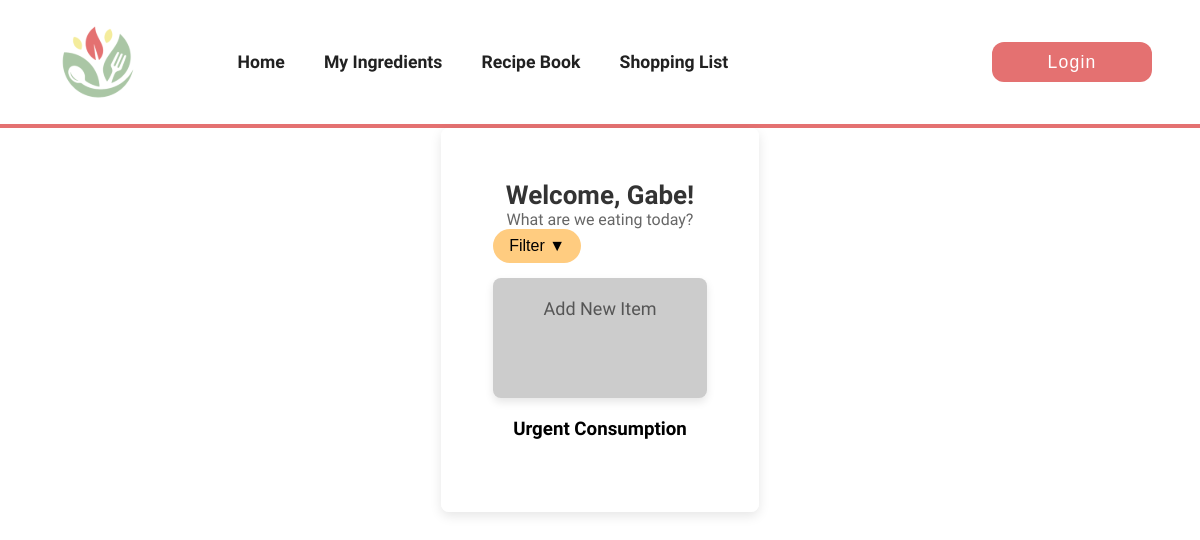
Before: /ingredient/ with the older database file.
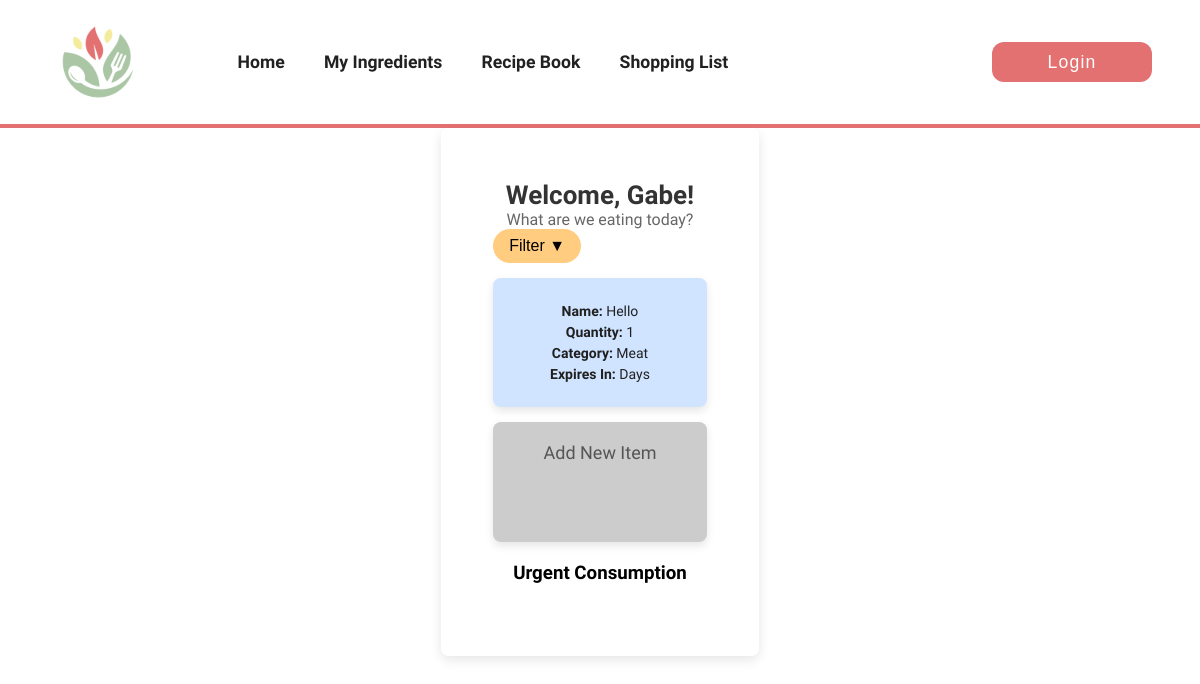
After: the same page with the newer database file.
### apps/ingredient/models.py (models this page shows, shortened)
class Ingredient(models.Model):
    ingredient_id = models.AutoField(primary_key=True)
    name = models.CharField(max_length=100)
    quantity = models.IntegerField(default=1)  # Add this field for quantity
    category = models.CharField(max_length=100)
    image = models.ImageField(upload_to='ingredient/', null=True, blank=True)
    date_purchased = models.DateField(null=True, blank=True)  # Add this field for the purchase date
    expiry_date = models.DateField(null=True, blank=True)     # Add this field for expiry date

### apps/ingredient/views.py (the view)
# urls.py: path('', IngredientListView.as_view(), name='ingredient-list'),
class IngredientListView(ListView):
    model = Ingredient
    template_name = 'ingredient_list.html'
    context_object_name = 'ingredients'

### apps/ingredient/templates/ingredient_list.html (shortened to what this page needs)
{% extends "base.html" %}
{% block content %}
<div class="container">
    <h2>Welcome, Gabe!</h2>
    <p>What are we eating today?</p>
    <button class="btn-filter" onclick="filterCategory()">Filter ▼</button>
    <div class="inventory-grid">
        {% for ingredient in ingredients %}
        <div class="inventory-item">
            <p><b>Name:</b> {{ ingredient.name }}</p>
            <p><b>Quantity:</b> {{ ingredient.quantity }}</p>
            <p><b>Category:</b> {{ ingredient.category }}</p>
            <p><b>Expires In:</b> {{ ingredient.days_until_expiry }} Days</p>
        </div>
        {% endfor %}
        <div class="add-item">
            <a href="/ingredient/new/">Add New Item</a>
        </div>
    </div>
    <div class ="title"><h3>Urgent Consumption</h3></div>
</div>
{% endblock %}

### foodguard/templates/base.html (shortened to what this page needs)
{% load static %}
<!DOCTYPE html>
<html lang="en">
  <head>
    <link rel="stylesheet" href="{% static 'css/style.css' %}" />
  </head>
  <body class="raleway">
    {% block navbar %}
    <header>
      <nav class="navbar">
        <div>
          <img
            id="navbar-logo"
            src="{% static 'img/logo.svg' %}"
            alt="Foodguard Logo"
          />
          <ul class="raleway-600">
            <li><a href="/">Home</a></li>
            <li><a href="/ingredient">My Ingredients</a></li>
            <li><a href="/recipe_list">Recipe Book</a></li>
            <li><a href="/shopping-list">Shopping List</a></li>
          </ul>
        </div>
        <button class="button raleway-400">Login</button>
      </nav>
    </header>
    {% endblock navbar%}
    <div class="content-wrapper">
      {% block content %} {% endblock content %}
    </div>
  </body>
</html>

### static/css/style.css (style rules this page uses)
:root { --primary-coral: #e47171; --primary-peach: #f4c49c; --primary-lemon: #f3ef9b; --primary-sage: #aac6a5; --color-text-gray: #7c7b7b; }
* { padding: 0; margin: 0; box-sizing: border-box; }
html, body { width: 100%; height: 100%; margin: 0; padding: 0; box-sizing: border-box; }
body { min-height: 100vh; background-image: url("/static/img/doodle-bg.png"); background-size: cover; background-position: center; background-attachment: fixed; display: flex; flex-direction: column; }
.content-wrapper { padding: 2rem; max-width: 1200px; margin: 0 auto; background: rgba( 255, 255, 255, 0.8 ); border-radius: 8px; box-shadow: 0 4px 12px rgba(0, 0, 0, 0.1); }
.raleway { font-family: "Raleway", sans-serif; font-optical-sizing: auto; }
.raleway-400 { font-weight: 400; }
.raleway-600 { font-weight: 600; }
.button { background-color: var(--primary-coral); color: #ffff; border: none; outline: none; width: 160px; height: 40px; padding-left: 16px; padding-right: 16px; padding-top: 4px; padding-bottom: 4px; border-radius: 12px; text-align: center; font-size: 1.1em; letter-spacing: 1.2px; }
.navbar { display: flex; width: 100%; height: 128px; border-bottom: 4px solid var(--primary-coral); padding-left: 4vw; padding-right: 4vw; align-items: center; justify-content: space-between; }
.navbar > div { display: flex; flex-direction: row; align-items: center; }
#navbar-logo { width: 100px; height: auto; margin-right: 6vw; }
.navbar ul li { display: inline-block; }
.navbar ul li a { color: #212121; text-decoration: none; margin-left: 1em; margin-right: 1em; font-size: 1.1em; }

### apps/ingredient/templates/ingredient_list.html (style rules this page uses)
.container { max-width: 1000px; margin: auto; padding: 20px; }
h2 { text-align: center; font-size: 26px; color: #333; }
p { text-align: center; color: #666; }
.inventory-grid { display: grid; grid-template-columns: repeat(auto-fill, minmax(150px, 1fr)); gap: 15px; }
.inventory-item { padding: 20px; background-color: #d0e4ff; border-radius: 8px; text-align: center; position: relative; box-shadow: 0px 4px 8px rgba(0, 0, 0, 0.1); transition: background-color 0.2s, transform 0.2s; min-height: 120px; overflow: hidden; }
.inventory-item::before { content: ''; position: absolute; top: 0; left: 0; right: 0; bottom: 0; background-color: rgba(0, 0, 0, 0.3); opacity: 0; transition: opacity 0.2s; }
.inventory-item p { font-size: 14px; color: #202020; margin: 5px 0; opacity: 1; transition: opacity 0.2s; }
.add-item { background-color: #ccc; color: #555; cursor: pointer; border-radius: 8px; text-align: center; position: relative; box-shadow: 0px 4px 8px rgba(0, 0, 0, 0.1); transition: background-color 0.2s, transform 0.2s; min-height: 120px; overflow: hidden; transition: background-color 0.3s ease; }
.add-item a { color: inherit; text-decoration: none; font-size: 18px; display: block; padding: 20px 0; }
.title { padding: 20px; }
.btn-filter { background-color: #ffcc80; padding: 8px 16px; border: none; border-radius: 20px; cursor: pointer; font-size: 16px; display: flex; align-items: center; justify-content: center; margin-bottom: 15px; }

Changed rows visible on the page:
added Ingredient: name "Hello", quantity "1", category "Meat"
